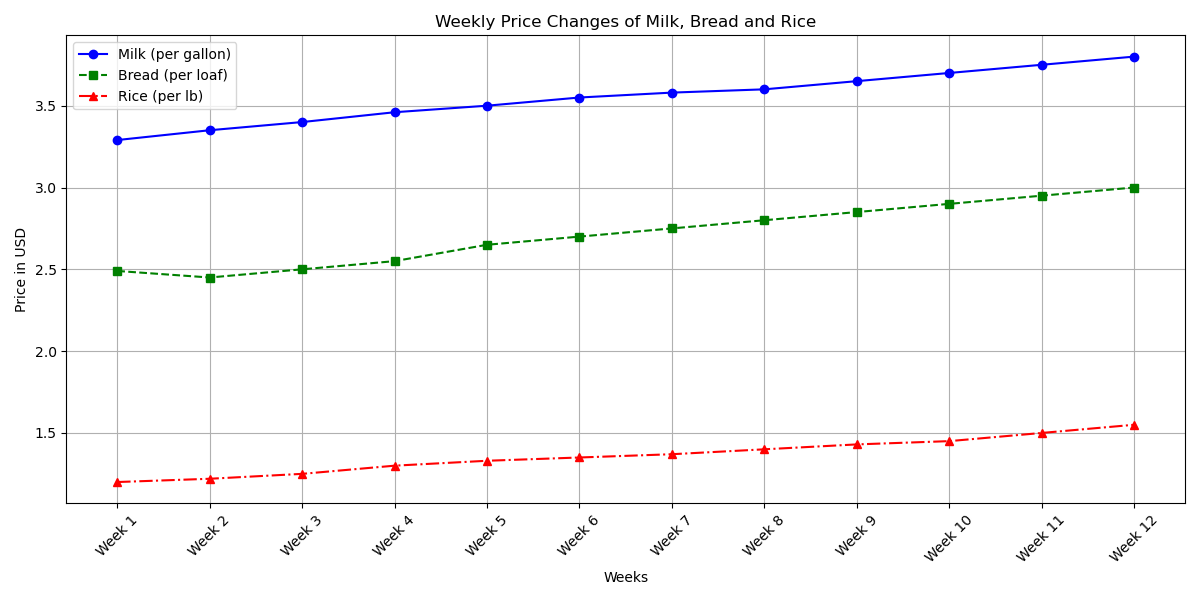

Python code for this plot:

import matplotlib.pyplot as plt

# Provided data
data = [
    {'Week': 'Week 1', 'Price of Milk (1 gallon)': '$3.29', 'Price of Bread (1 loaf)': '$2.49', 'Price of Rice (1 lb)': '$1.20'},
    {'Week': 'Week 2', 'Price of Milk (1 gallon)': '$3.35', 'Price of Bread (1 loaf)': '$2.45', 'Price of Rice (1 lb)': '$1.22'},
    {'Week': 'Week 3', 'Price of Milk (1 gallon)': '$3.40', 'Price of Bread (1 loaf)': '$2.50', 'Price of Rice (1 lb)': '$1.25'},
    {'Week': 'Week 4', 'Price of Milk (1 gallon)': '$3.46', 'Price of Bread (1 loaf)': '$2.55', 'Price of Rice (1 lb)': '$1.30'},
    {'Week': 'Week 5', 'Price of Milk (1 gallon)': '$3.50', 'Price of Bread (1 loaf)': '$2.65', 'Price of Rice (1 lb)': '$1.33'},
    {'Week': 'Week 6', 'Price of Milk (1 gallon)': '$3.55', 'Price of Bread (1 loaf)': '$2.70', 'Price of Rice (1 lb)': '$1.35'},
    {'Week': 'Week 7', 'Price of Milk (1 gallon)': '$3.58', 'Price of Bread (1 loaf)': '$2.75', 'Price of Rice (1 lb)': '$1.37'},
    {'Week': 'Week 8', 'Price of Milk (1 gallon)': '$3.60', 'Price of Bread (1 loaf)': '$2.80', 'Price of Rice (1 lb)': '$1.40'},
    {'Week': 'Week 9', 'Price of Milk (1 gallon)': '$3.65', 'Price of Bread (1 loaf)': '$2.85', 'Price of Rice (1 lb)': '$1.43'},
    {'Week': 'Week 10', 'Price of Milk (1 gallon)': '$3.70', 'Price of Bread (1 loaf)': '$2.90', 'Price of Rice (1 lb)': '$1.45'},
    {'Week': 'Week 11', 'Price of Milk (1 gallon)': '$3.75', 'Price of Bread (1 loaf)': '$2.95', 'Price of Rice (1 lb)': '$1.50'},
    {'Week': 'Week 12', 'Price of Milk (1 gallon)': '$3.80', 'Price of Bread (1 loaf)': '$3.00', 'Price of Rice (1 lb)': '$1.55'}
]

# Extracting individual lists for plot
weeks = [d['Week'] for d in data]
milk_prices = [float(d['Price of Milk (1 gallon)'].strip('$')) for d in data]
bread_prices = [float(d['Price of Bread (1 loaf)'].strip('$')) for d in data]
rice_prices = [float(d['Price of Rice (1 lb)'].strip('$')) for d in data]

# Plotting
plt.figure(figsize=(12, 6))

# Line for Milks
plt.plot(weeks, milk_prices, label='Milk (per gallon)', marker='o', linestyle='-', color='blue')

# Line for Breads
plt.plot(weeks, bread_prices, label='Bread (per loaf)', marker='s', linestyle='--', color='green')

# Line for Rices
plt.plot(weeks, rice_prices, label='Rice (per lb)', marker='^', linestyle='-.', color='red')

# Customizing the plot
plt.title('Weekly Price Changes of Milk, Bread and Rice')
plt.xlabel('Weeks')
plt.ylabel('Price in USD')
plt.xticks(rotation=45)
plt.legend()
plt.grid(True)

# Show plot
plt.tight_layout()
plt.show()
